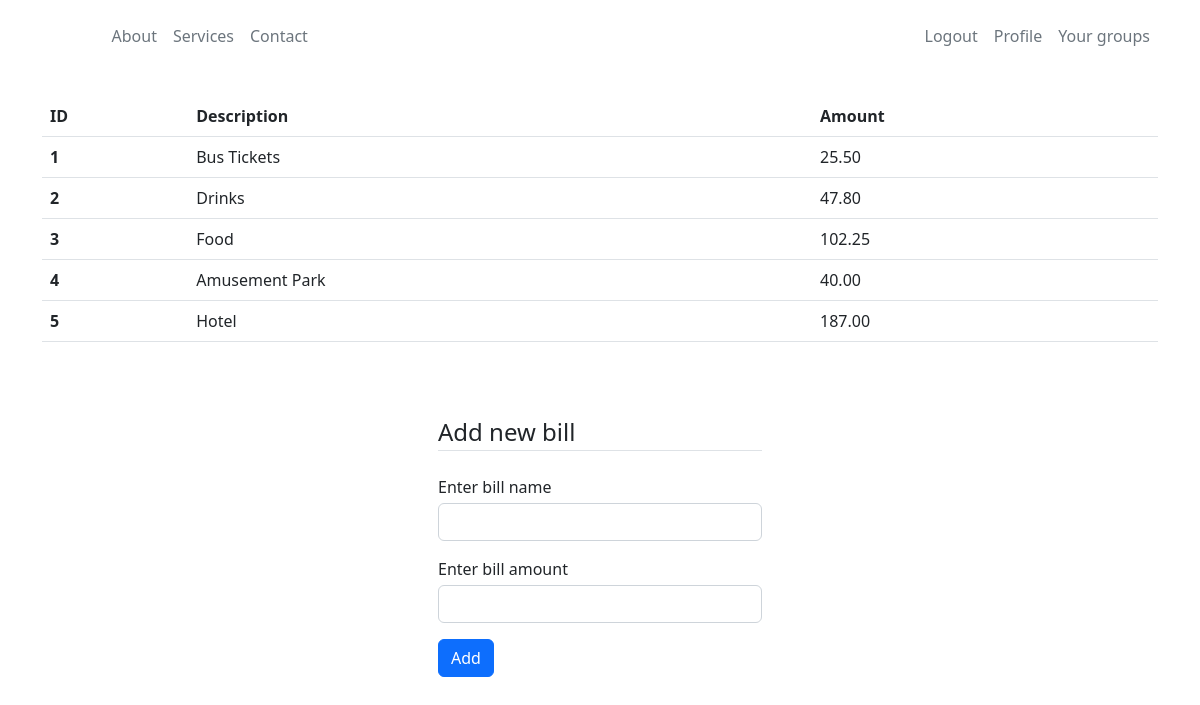
/group/1 (signed in), run on an earlier commit of the app's database.
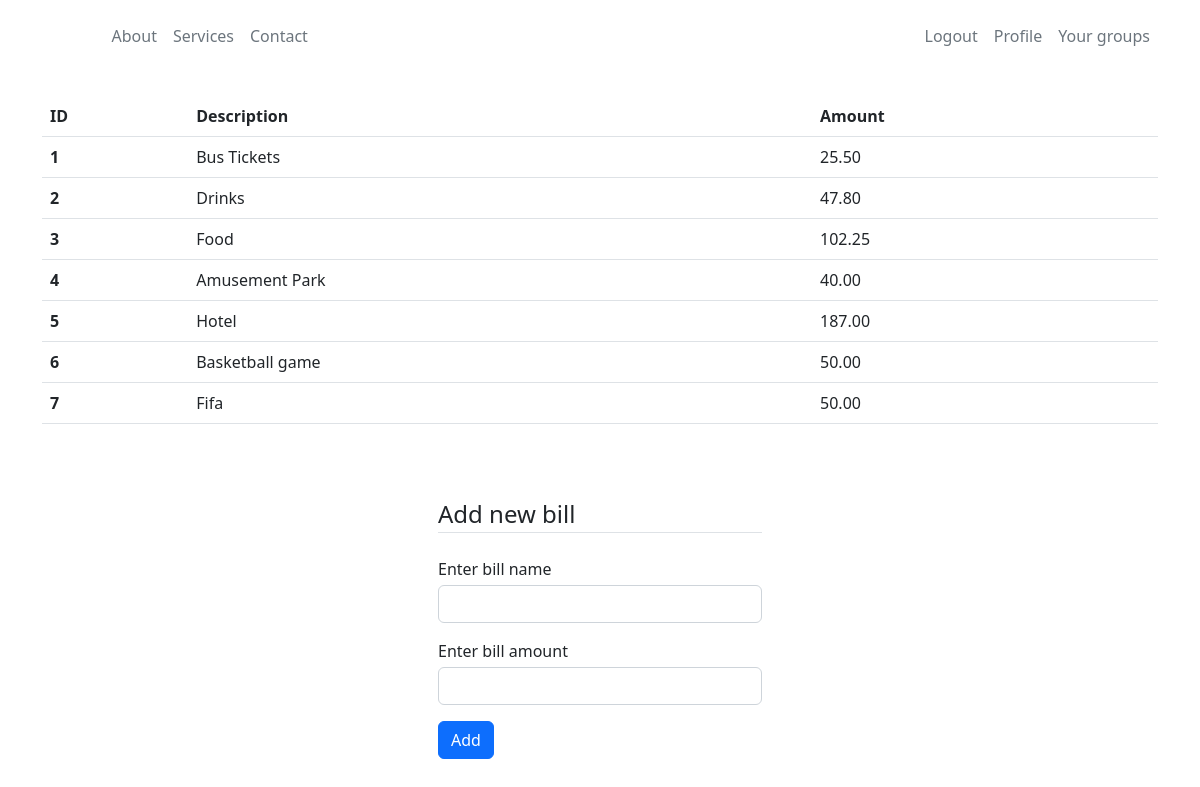
And on a later commit of the database.
### app/models/Bills.py (models this page shows, shortened)
class Bills(db.Model):
    id = db.Column(db.Integer, primary_key=True)
    name = db.Column(db.String(255), nullable=False)
    amount = db.Column(db.Numeric(10, 2), nullable=False)
    group_id = db.Column(db.Integer, db.ForeignKey("groups.id"))
    group = db.relationship("Groups")

### app/views.py (the view)
@app.route("/group/<int:group_id>", methods=["GET", "POST"])
@login_required
def group(group_id):
    group = Groups.query.get(group_id)
    bills = Bills.query.filter_by(group_id=group_id).all()
    form = BillForm(request.form)
    if request.method == "POST" and form.validate():
        bill = Bills(name=form.name.data, amount=form.amount.data, group_id=group_id)
        db.session.add(bill)
        db.session.commit()
        flash("Bill added successfully")
        return redirect(url_for("group", group_id=group_id))
    return render_template("bills.html", group=group, bills=bills, form=form)

### app/forms.py
class BillForm(FlaskForm):
    amount = DecimalField("Amount", [DataRequired()])
    name = StringField("Description", [DataRequired(), Length(max=255)])

### app/views.py (called while the page is built)
@login_manager.user_loader
def load_user(user_id):
    return User.query.get(user_id)

### app/templates/bills.html (shortened to what this page needs)
{% extends 'base.html' %}
{% block main %}
  <div class="mb-5">
    <table class="table">
      <thead>
        <tr>
          <th scope="col">ID</th>
          <th scope="col">Description</th>
          <th scope="col">Amount</th>
        </tr>
      </thead>
      <tbody>
    {% for bill in bills %}
    <tr>
      <th scope="row">{{ loop.index }}</th>
      <td>{{bill.name}}</td>
      <td>{{bill.amount}}</td>
    </tr>
    {% endfor %}
  </tbody>
</table>
  </div>
<div class="col-4 p-4 mx-auto">
  <form method="POST" action="{{ url_for('group', group_id=group.id) }}">
    <fieldset class="form-group">
        <legend class="border-bottom mb-4">Add new bill</legend>
<div class="mt-3 mb-1">Enter bill name</div>
        <div class="form-group">
          {{ form.name(class="form-control") }}
        </div>
        <div class="mt-3 mb-1">Enter bill amount</div>
        <div class="form-group">
          {{ form.amount(class="form-control") }}
        </div>
    </fieldset>
    <button class="btn btn-primary mt-3" type="submit">Add</button>
</form>
</div>
{% endblock %}

### app/templates/base.html (shortened to what this page needs)
<!DOCTYPE html>
<html lang="en">
<head>
  <link rel="stylesheet" href="https://cdnjs.cloudflare.com/ajax/libs/normalize/8.0.1/normalize.min.css"
 />
  <link href="https://cdn.jsdelivr.net/npm/bootstrap@5.2.3/dist/css/bootstrap.min.css" rel="stylesheet"
>
</head>
<body>
  <header class="p-3">
    <div class="container">
      <div class="d-flex justify-content-between">
        <ul class="nav col-12 col-lg-auto mb-2 justify-content-center mb-md-0">
          <li class="nav-item"><a href="{{ url_for('home') }}" class="nav-link px-2 text-white">Home</a></li>
          <li class="nav-item"><a href="{{ url_for('about') }}" class="nav-link px-2 text-secondary">About</a></li>
          <li class="nav-item"><a href="{{ url_for('services') }}" class="nav-link px-2 text-secondary">Services</a></li>
          <li class="nav-item"><a href="{{ url_for('contact') }}" class="nav-link px-2 text-secondary">Contact</a></li>
        </ul>
        <ul class="nav col-12 col-lg-auto mb-2 justify-content-center mb-md-0">
          {% if current_user.is_authenticated %}
            <li class="nav-item"><a href="{{ url_for('logout') }}" class="nav-link px-2 text-secondary">Logout</a></li>
            <li class="nav-item"><a href="{{ url_for('profile') }}" class="nav-link px-2 text-secondary">Profile</a></li>
            <li class="nav-item"><a href="{{ url_for('groups') }}" class="nav-link px-2 text-secondary">Your groups</a></li>
          {% else %}
            <li class="nav-item"><a href="{{ url_for('login') }}" class="nav-link px-2 text-secondary">Login</a></li>
            <li class="nav-item"><a href="{{ url_for('registration') }}" class="nav-link px-2 text-secondary">Register</a></li>
          {% endif %}
        </ul>
  </header>
  <div class="container">
    <br>
  </div>
  <main class="container">
    {% block main %}{% endblock %}
  </main>
</body>
<html>

What changed in the data, as far as the page shows it:
added Bills: name "Basketball game", amount "50.00"
added Bills: name "Fifa", amount "50.00"
